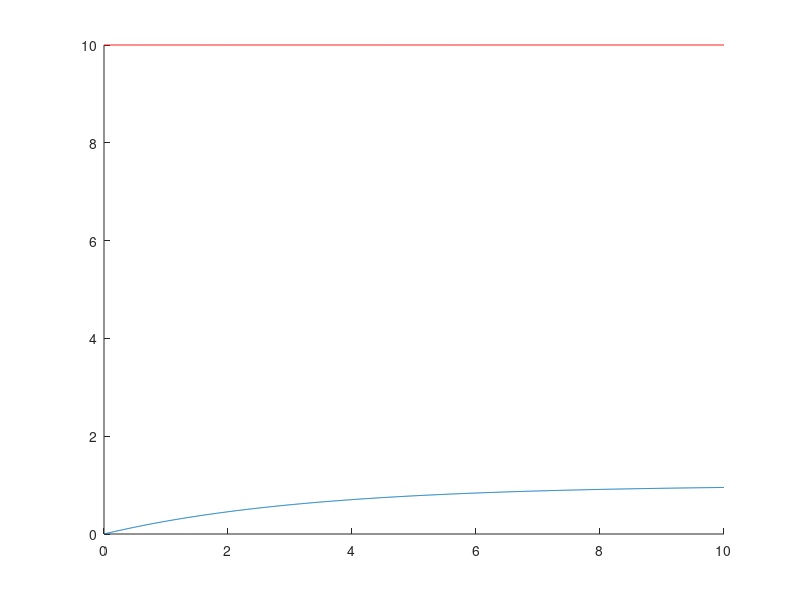

Recreate this plot in MATLAB.
clc
clear all
close all

t0=0;
tfi=10;
dt=.01;
t=t0:dt:tfi;

%km=.098;
%Jeq=9.64e-6;
km=1;
Jeq=1;
Rm=3.3;


w(1)=0;
Vt=1;
w(1)=0;
theta(1)=0;
SP=10;

for i=1:length(t)-1


dw(i)=(Vt-km*w(i))*(km/(Jeq*Rm));
w(i+1)=sum(dw*dt);
theta(i+1)=sum(w*dt);
end

figure,hold on
plot(t,w)
plot(t,SP*ones(1,length(t)),'r')
hold off